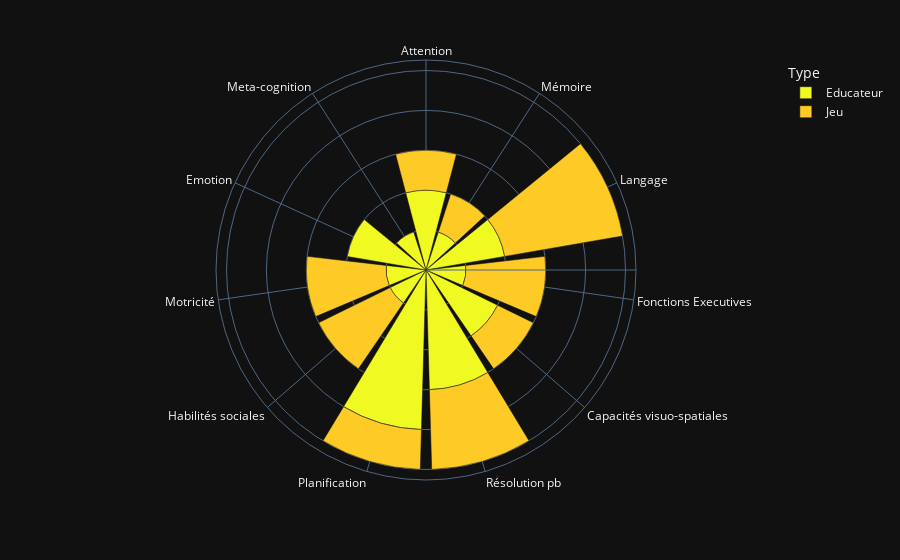

The code cell stored with this chart in its notebook:
### Code cell
fig = px.bar_polar(indicateurs, r="Valeur", theta="Indicateur",
                   color="Type", template="plotly_dark",
                   color_discrete_sequence= px.colors.sequential.Plasma_r,
                   )
fig.update_layout(
    polar = dict(
        radialaxis = dict(showticklabels=False, ticks=''),
    )
)
fig.show()

### Figure 1 — Plotly figure (JSON) as saved in the notebook; plotly's stock layout.template omitted (floating-point values rounded to 4 significant figures)
{"data": [{"hovertemplate": "Type=Educateur<br>Valeur=%{r}<br>Indicateur=%{theta}<extra></extra>", "legendgroup": "Educateur", "marker": {"color": "#f0f921", "pattern": {"shape": ""}}, "name": "Educateur", "r": [2, 1, 2, 1, 2, 3, 4, 1, 1, 2, 1], "showlegend": true, "subplot": "polar", "theta": ["Attention", "Mémoire", "Langage", "Fonctions Executives", "Capacités visuo-spatiales", "Résolution pb", "Planification", "Habilités sociales", "Motricité", "Emotion", "Meta-cognition"], "type": "barpolar"}, {"hovertemplate": "Type=Jeu<br>Valeur=%{r}<br>Indicateur=%{theta}<extra></extra>", "legendgroup": "Jeu", "marker": {"color": "#fdca26", "pattern": {"shape": ""}}, "name": "Jeu", "r": [1, 1, 3, 2, 1, 2, 1, 2, 2], "showlegend": true, "subplot": "polar", "theta": ["Attention", "Mémoire", "Langage", "Fonctions Executives", "Capacités visuo-spatiales", "Résolution pb", "Planification", "Habilités sociales", "Motricité"], "type": "barpolar"}], "layout": {"barmode": "relative", "legend": {"title": {"text": "Type"}, "tracegroupgap": 0}, "margin": {"t": 60}, "polar": {"angularaxis": {"direction": "clockwise", "rotation": 90}, "domain": {"x": [0, 1], "y": [0, 1]}, "radialaxis": {"showticklabels": false, "ticks": ""}}}}
